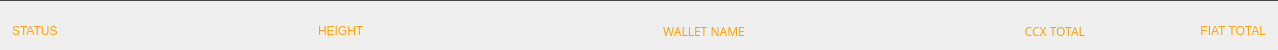
       <widget class="QGroupBox" name="statusBox">
        <property name="sizePolicy">
         <sizepolicy hsizetype="Expanding" vsizetype="Expanding">
          <horstretch>0</horstretch>
          <verstretch>0</verstretch>
         </sizepolicy>
        </property>
        <property name="minimumSize">
         <size>
          <width>1200</width>
          <height>50</height>
         </size>
        </property>
        <property name="maximumSize">
         <size>
          <width>16777215</width>
          <height>50</height>
         </size>
        </property>
        <property name="layoutDirection">
         <enum>Qt::LeftToRight</enum>
        </property>
        <property name="styleSheet">
         <string notr="true">border-top: 1px solid #444;</string>
        </property>
        <property name="title">
         <string/>
        </property>
        <layout class="QGridLayout" name="gridLayout_22">
         <item row="0" column="0">
          <widget class="QLabel" name="m_statusBox">
           <property name="sizePolicy">
            <sizepolicy hsizetype="Expanding" vsizetype="Expanding">
             <horstretch>0</horstretch>
             <verstretch>0</verstretch>
            </sizepolicy>
           </property>
           <property name="minimumSize">
            <size>
             <width>300</width>
             <height>38</height>
            </size>
           </property>
           <property name="maximumSize">
            <size>
             <width>300</width>
             <height>38</height>
            </size>
           </property>
           <property name="styleSheet">
            <string notr="true">
border: none;
text-align: left;
color: orange;</string>
           </property>
           <property name="text">
            <string>STATUS</string>
           </property>
          </widget>
         </item>
         <item row="0" column="4">
          <widget class="QLabel" name="ccxTotal">
           <property name="sizePolicy">
            <sizepolicy hsizetype="Expanding" vsizetype="Minimum">
             <horstretch>0</horstretch>
             <verstretch>0</verstretch>
            </sizepolicy>
           </property>
           <property name="minimumSize">
            <size>
             <width>175</width>
             <height>38</height>
            </size>
           </property>
           <property name="maximumSize">
            <size>
             <width>250</width>
             <height>38</height>
            </size>
           </property>
           <property name="font">
            <font>
             <family>Poppins</family>
            </font>
           </property>
           <property name="layoutDirection">
            <enum>Qt::LeftToRight</enum>
           </property>
           <property name="styleSheet">
            <string notr="true">
border: none;
text-align: right;
color: orange;</string>
           </property>
           <property name="text">
            <string>CCX TOTAL</string>
           </property>
           <property name="alignment">
            <set>Qt::AlignRight|Qt::AlignTrailing|Qt::AlignVCenter</set>
           </property>
          </widget>
         </item>
         <item row="0" column="1">
          <widget class="QLabel" name="statusHeight">
           <property name="minimumSize">
            <size>
             <width>180</width>
             <height>38</height>
            </size>
           </property>
           <property name="maximumSize">
            <size>
             <width>180</width>
             <height>16777215</height>
            </size>
           </property>
           <property name="styleSheet">
            <string notr="true">
border: none;
text-align: left;
color: orange;</string>
           </property>
           <property name="text">
            <string>HEIGHT</string>
           </property>
          </widget>
         </item>
         <item row="0" column="2">
          <widget class="QLabel" name="m_currentWalletTitle">
           <property name="sizePolicy">
            <sizepolicy hsizetype="Expanding" vsizetype="Expanding">
             <horstretch>0</horstretch>
             <verstretch>0</verstretch>
            </sizepolicy>
           </property>
           <property name="minimumSize">
            <size>
             <width>400</width>
             <height>38</height>
            </size>
           </property>
           <property name="maximumSize">
            <size>
             <width>16777215</width>
             <height>38</height>
            </size>
           </property>
           <property name="font">
            <font>
             <family>Poppins</family>
            </font>
           </property>
           <property name="contextMenuPolicy">
            <enum>Qt::CustomContextMenu</enum>
           </property>
           <property name="styleSheet">
            <string notr="true">        
        
        border: none;
        text-align: left;
        color: orange;</string>
           </property>
           <property name="text">
            <string>WALLET NAME</string>
           </property>
           <property name="alignment">
            <set>Qt::AlignCenter</set>
           </property>
          </widget>
         </item>
         <item row="0" column="5">
          <widget class="QLabel" name="fiatTotal">
           <property name="sizePolicy">
            <sizepolicy hsizetype="Expanding" vsizetype="Minimum">
             <horstretch>0</horstretch>
             <verstretch>0</verstretch>
            </sizepolicy>
           </property>
           <property name="minimumSize">
            <size>
             <width>175</width>
             <height>38</height>
            </size>
           </property>
           <property name="maximumSize">
            <size>
             <width>250</width>
             <height>16777215</height>
            </size>
           </property>
           <property name="styleSheet">
            <string notr="true">
border: none;
text-align: right;
color: orange;</string>
           </property>
           <property name="text">
            <string>FIAT TOTAL</string>
           </property>
           <property name="alignment">
            <set>Qt::AlignRight|Qt::AlignTrailing|Qt::AlignVCenter</set>
           </property>
          </widget>
         </item>
        </layout>
       </widget>
